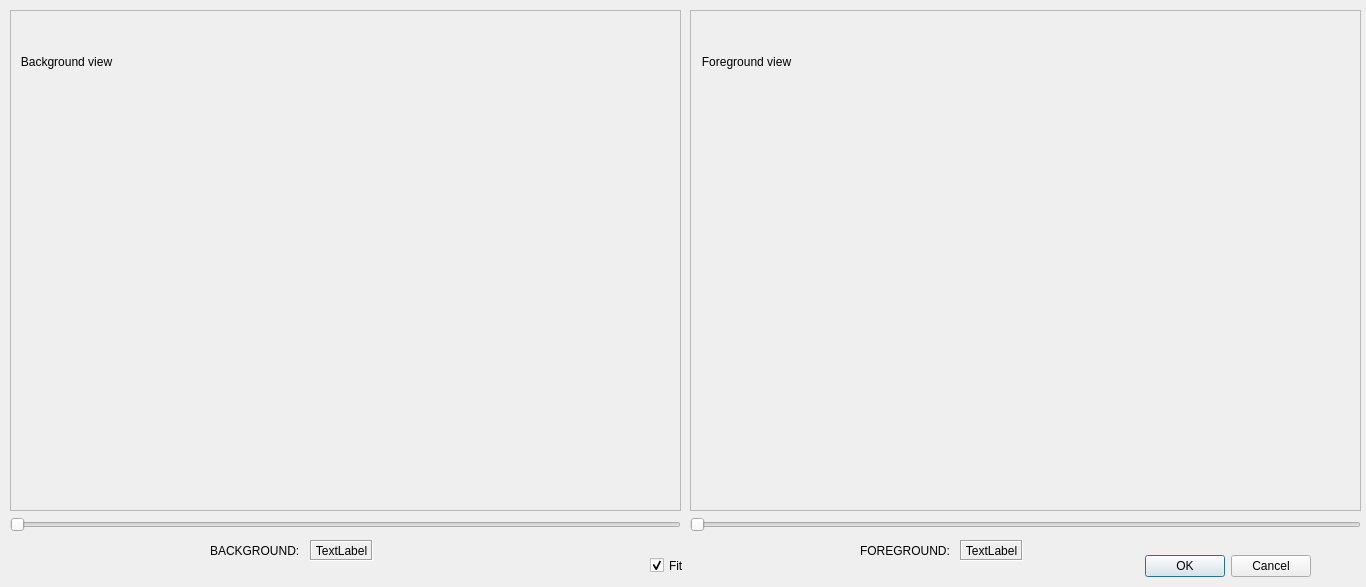
<?xml version="1.0" encoding="UTF-8"?>
<ui version="4.0">
 <class>Disparity</class>
 <widget class="QDialog" name="Disparity">
  <property name="geometry">
   <rect>
    <x>0</x>
    <y>0</y>
    <width>1366</width>
    <height>587</height>
   </rect>
  </property>
  <property name="windowTitle">
   <string>Visually measure the minimum and maximum disparity</string>
  </property>
  <widget class="QDialogButtonBox" name="buttonBox">
   <property name="geometry">
    <rect>
     <x>690</x>
     <y>550</y>
     <width>621</width>
     <height>32</height>
    </rect>
   </property>
   <property name="orientation">
    <enum>Qt::Horizontal</enum>
   </property>
   <property name="standardButtons">
    <set>QDialogButtonBox::Cancel|QDialogButtonBox::Ok</set>
   </property>
  </widget>
  <widget class="QSlider" name="horizontalSlider_background_disparity">
   <property name="geometry">
    <rect>
     <x>10</x>
     <y>510</y>
     <width>671</width>
     <height>29</height>
    </rect>
   </property>
   <property name="toolTip">
    <string>Use the slider until the BACKGROUND is sharp</string>
   </property>
   <property name="orientation">
    <enum>Qt::Horizontal</enum>
   </property>
  </widget>
  <widget class="QSlider" name="horizontalSlider_foreground_disparity">
   <property name="geometry">
    <rect>
     <x>690</x>
     <y>510</y>
     <width>671</width>
     <height>29</height>
    </rect>
   </property>
   <property name="toolTip">
    <string>Use the slider until the FOREGROUND is sharp</string>
   </property>
   <property name="orientation">
    <enum>Qt::Horizontal</enum>
   </property>
  </widget>
  <widget class="QLabel" name="label_background_disparity_value">
   <property name="geometry">
    <rect>
     <x>310</x>
     <y>540</y>
     <width>63</width>
     <height>21</height>
    </rect>
   </property>
   <property name="toolTip">
    <string>Use the slider until the BACKGROUND is sharp</string>
   </property>
   <property name="styleSheet">
    <string notr="true">text-align:center;</string>
   </property>
   <property name="frameShape">
    <enum>QFrame::Box</enum>
   </property>
   <property name="frameShadow">
    <enum>QFrame::Sunken</enum>
   </property>
   <property name="text">
    <string>TextLabel</string>
   </property>
   <property name="alignment">
    <set>Qt::AlignCenter</set>
   </property>
  </widget>
  <widget class="QLabel" name="label_foreground_disparity_value">
   <property name="geometry">
    <rect>
     <x>960</x>
     <y>540</y>
     <width>63</width>
     <height>21</height>
    </rect>
   </property>
   <property name="toolTip">
    <string>Use the slider until the FOREGROUND is sharp</string>
   </property>
   <property name="styleSheet">
    <string notr="true">text-align:center;</string>
   </property>
   <property name="frameShape">
    <enum>QFrame::Box</enum>
   </property>
   <property name="frameShadow">
    <enum>QFrame::Sunken</enum>
   </property>
   <property name="text">
    <string>TextLabel</string>
   </property>
   <property name="alignment">
    <set>Qt::AlignCenter</set>
   </property>
  </widget>
  <widget class="QLabel" name="label">
   <property name="geometry">
    <rect>
     <x>210</x>
     <y>540</y>
     <width>111</width>
     <height>21</height>
    </rect>
   </property>
   <property name="frameShape">
    <enum>QFrame::NoFrame</enum>
   </property>
   <property name="frameShadow">
    <enum>QFrame::Raised</enum>
   </property>
   <property name="text">
    <string>BACKGROUND:</string>
   </property>
  </widget>
  <widget class="QLabel" name="label_2">
   <property name="geometry">
    <rect>
     <x>860</x>
     <y>540</y>
     <width>111</width>
     <height>21</height>
    </rect>
   </property>
   <property name="frameShape">
    <enum>QFrame::NoFrame</enum>
   </property>
   <property name="frameShadow">
    <enum>QFrame::Raised</enum>
   </property>
   <property name="text">
    <string>FOREGROUND:</string>
   </property>
  </widget>
  <widget class="QScrollArea" name="scrollArea_background">
   <property name="geometry">
    <rect>
     <x>10</x>
     <y>10</y>
     <width>671</width>
     <height>501</height>
    </rect>
   </property>
   <property name="toolTip">
    <string>Use the slider until the BACKGROUND is sharp</string>
   </property>
   <property name="widgetResizable">
    <bool>true</bool>
   </property>
   <property name="alignment">
    <set>Qt::AlignCenter</set>
   </property>
   <widget class="QWidget" name="scrollAreaWidgetContents_background">
    <property name="geometry">
     <rect>
      <x>0</x>
      <y>0</y>
      <width>669</width>
      <height>499</height>
     </rect>
    </property>
    <widget class="QLabel" name="label_background_disparity">
     <property name="geometry">
      <rect>
       <x>0</x>
       <y>0</y>
       <width>111</width>
       <height>101</height>
      </rect>
     </property>
     <property name="toolTip">
      <string>Use the slider until the BACKGROUND is sharp</string>
     </property>
     <property name="frameShape">
      <enum>QFrame::NoFrame</enum>
     </property>
     <property name="frameShadow">
      <enum>QFrame::Sunken</enum>
     </property>
     <property name="text">
      <string>Background view</string>
     </property>
     <property name="alignment">
      <set>Qt::AlignCenter</set>
     </property>
    </widget>
   </widget>
  </widget>
  <widget class="QScrollArea" name="scrollArea_foreground">
   <property name="geometry">
    <rect>
     <x>690</x>
     <y>10</y>
     <width>671</width>
     <height>501</height>
    </rect>
   </property>
   <property name="toolTip">
    <string>Use the slider until the FOREGROUND is sharp</string>
   </property>
   <property name="widgetResizable">
    <bool>true</bool>
   </property>
   <property name="alignment">
    <set>Qt::AlignCenter</set>
   </property>
   <widget class="QWidget" name="scrollAreaWidgetContents_foreground">
    <property name="geometry">
     <rect>
      <x>0</x>
      <y>0</y>
      <width>669</width>
      <height>499</height>
     </rect>
    </property>
    <widget class="QLabel" name="label_foreground_disparity">
     <property name="geometry">
      <rect>
       <x>0</x>
       <y>0</y>
       <width>111</width>
       <height>101</height>
      </rect>
     </property>
     <property name="toolTip">
      <string>Use the slider until the FOREGROUND is sharp</string>
     </property>
     <property name="frameShape">
      <enum>QFrame::NoFrame</enum>
     </property>
     <property name="frameShadow">
      <enum>QFrame::Sunken</enum>
     </property>
     <property name="text">
      <string>Foreground view</string>
     </property>
     <property name="alignment">
      <set>Qt::AlignCenter</set>
     </property>
    </widget>
   </widget>
  </widget>
  <widget class="QCheckBox" name="checkBox_fit">
   <property name="geometry">
    <rect>
     <x>650</x>
     <y>550</y>
     <width>92</width>
     <height>31</height>
    </rect>
   </property>
   <property name="toolTip">
    <string>Ticked : the views fit the display areas, else they are displayed at 100% size</string>
   </property>
   <property name="text">
    <string>Fit</string>
   </property>
   <property name="icon">
    <iconset resource="resources.qrc">
     <normaloff>:/icons/zoom.png</normaloff>:/icons/zoom.png</iconset>
   </property>
   <property name="iconSize">
    <size>
     <width>24</width>
     <height>24</height>
    </size>
   </property>
   <property name="checked">
    <bool>true</bool>
   </property>
  </widget>
 </widget>
 <resources>
  <include location="resources.qrc"/>
 </resources>
 <connections>
  <connection>
   <sender>buttonBox</sender>
   <signal>accepted()</signal>
   <receiver>Disparity</receiver>
   <slot>accept()</slot>
   <hints>
    <hint type="sourcelabel">
     <x>248</x>
     <y>254</y>
    </hint>
    <hint type="destinationlabel">
     <x>157</x>
     <y>274</y>
    </hint>
   </hints>
  </connection>
  <connection>
   <sender>buttonBox</sender>
   <signal>rejected()</signal>
   <receiver>Disparity</receiver>
   <slot>reject()</slot>
   <hints>
    <hint type="sourcelabel">
     <x>316</x>
     <y>260</y>
    </hint>
    <hint type="destinationlabel">
     <x>286</x>
     <y>274</y>
    </hint>
   </hints>
  </connection>
  <connection>
   <sender>horizontalSlider_background_disparity</sender>
   <signal>valueChanged(int)</signal>
   <receiver>label_background_disparity_value</receiver>
   <slot>setNum(int)</slot>
   <hints>
    <hint type="sourcelabel">
     <x>334</x>
     <y>494</y>
    </hint>
    <hint type="destinationlabel">
     <x>341</x>
     <y>507</y>
    </hint>
   </hints>
  </connection>
  <connection>
   <sender>horizontalSlider_foreground_disparity</sender>
   <signal>valueChanged(int)</signal>
   <receiver>label_foreground_disparity_value</receiver>
   <slot>setNum(int)</slot>
   <hints>
    <hint type="sourcelabel">
     <x>994</x>
     <y>494</y>
    </hint>
    <hint type="destinationlabel">
     <x>991</x>
     <y>507</y>
    </hint>
   </hints>
  </connection>
 </connections>
</ui>
